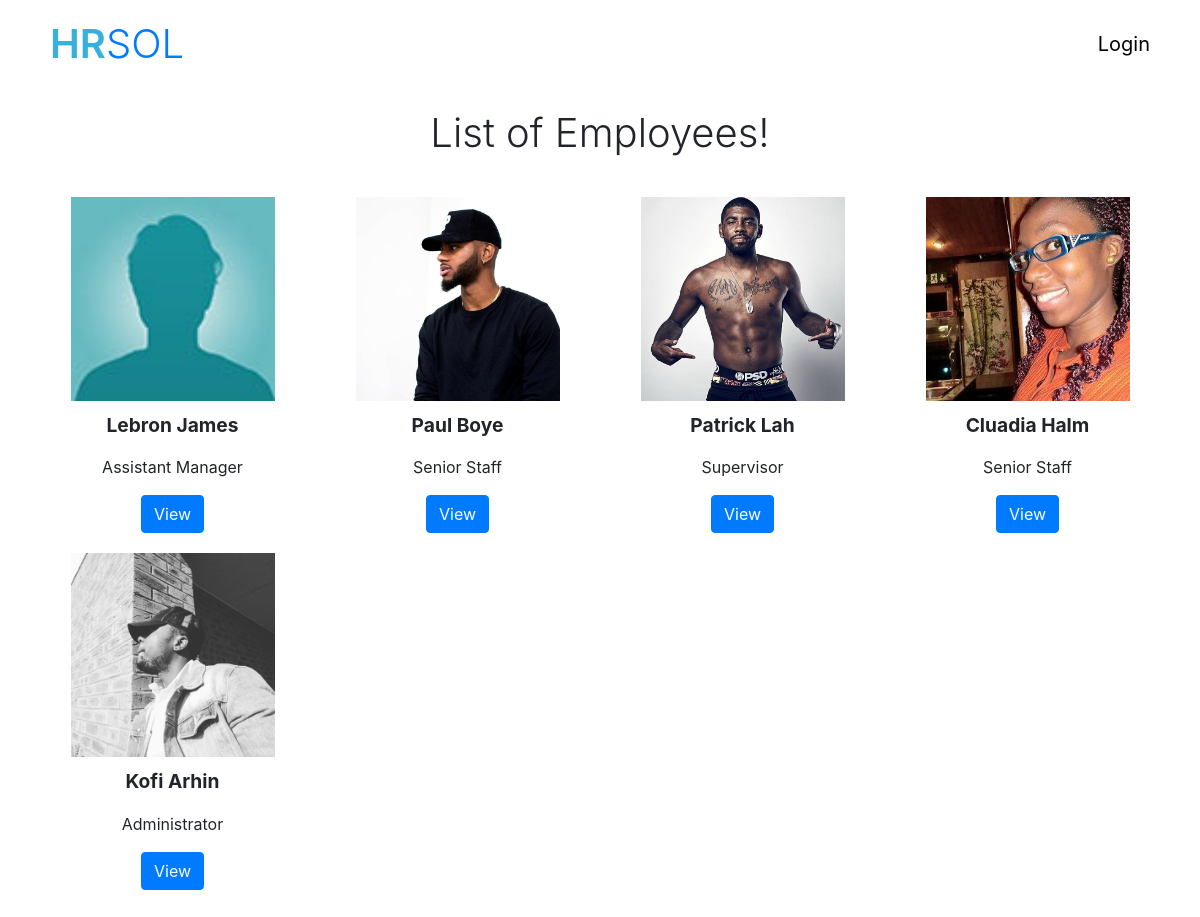
Page /employees.php on the committed database.
### tables this page shows
CREATE TABLE `users` (
  `id` int(11) NOT NULL,
  `first_name` varchar(256) NOT NULL,
  `last_name` varchar(256) NOT NULL,
  `email` varchar(256) NOT NULL,
  `contact` int(11) NOT NULL,
  `position_id` int(11) NOT NULL,
  `password` varchar(256) NOT NULL,
  `salt` varchar(256) NOT NULL,
  `profile_pic` varchar(256) NOT NULL DEFAULT 'default.jpg',
  `created_on` datetime NOT NULL
);

CREATE TABLE `positions` (
  `id` int(11) NOT NULL,
  `position_name` varchar(256) NOT NULL,
  `permissions` varchar(256) NOT NULL
);

### classes/config.php (called while the page is built)
<?php
	class Config {
		public static function get($path) {
			$path = explode('/', $path);
			$config = $GLOBALS['config'];
			foreach($path as $bit) {
				if(isset($config[$bit])) {
					$config  = $config[$bit];
				}
			}
			return $config;
		}
	}

### classes/db.php (called while the page is built, shortened)
<?php
class Db {
	private static $instance = null;
	private $pdo,
	$stmt,
	$result,
	$error = false,
	$count = 0;
	private function __construct() {
		$username = Config::get('mysql/user');
		$password = config::get('mysql/password');
		$dbname = config::get('mysql/dbname');
		$this->pdo = new PDO("mysql:host=localhost;dbname=".$dbname, $username, $password);
	}
	public static function get_instance() {
		if(!isset(self::$instance)) {
			self::$instance = new Db;
		}
		return self::$instance;
	}
	public function query($sql, $fields = array()) {
		if($this->stmt = $this->pdo->prepare($sql)) {
			if($this->stmt->execute()) {
				$this->result = $this->stmt->fetchAll(PDO::FETCH_OBJ);
				$this->count = $this->stmt->rowCount();
			} else {
				$this->error = true;
			}
		} else {
			$this->error = true;
		}
		return $this;
	}
		public function count() {
			return $this->count;
		}
		public function result() {
			return $this->result;
		}
	}

### classes/user.php (called while the page is built, shortened)
<?php
	class User Extends File {
		private $db = null,
				$emp_id,
				$session_name,
				$data = array(),
				$errors = array(),
				$logged_in = false,
				$passed = false;
		public function __construct($user = false) {
			$this->db = Db::get_instance();
			$this->session_name = Config::get("session/session_name");
		}
		public function logged_in() {
			return $this->logged_in;
		}
		public function get_all_users() {
				$sql = "select *,
						users.id as user_id
						from users
						inner join positions
						on users.position_id = positions.id
						order by users.created_on desc
						";
				$users = $this->db->query($sql);
				if($users->count()) {
					return $users->result();
				}
				return false;
		}
	}

### classes/session.php (called while the page is built, shortened)
<?php
	class Session {
		public static function exist($name) {
			return (isset($_SESSION[$name])) ? true : false;
		}
	}

### employees.php (the view)
<?php
require_once "header.php";
$datas = $user->get_all_users();
?>
<section id="employees">
	<div class="container">
		<h1 class="title text-center">List of Employees!</h1>
		<div class="row">
			<?php
			foreach($datas as $data) {
					$name = $data->first_name. " ".$data->last_name;
					$person_pic = $data->profile_pic;
					$position = $data->position_name;
					$person_id = $data->user_id;
				?>
				<div class="col-md-3 " >
					<div class="emp-unit">
						<div class="face" style="background-image: url(img/<?php echo $person_pic; ?>)">
						</div>
						<div class="content">
							<p class="name text-capitalize"><?php echo $name; ?></p>
							<p class="position text-capitalize"><?php echo $position; ?></p>
						</div>
					<a href="view_user.php?user_id=<?php echo $person_id; ?>" class="btn btn-primary">View</a>
					</div>
				</div>
				<?php
			}
			?>
		</div>
	</div>
</section>

### header.php (shortened to what this page needs)
<?php
$user = new User;
?>
<!DOCTYPE html>
<html lang="en">
<head>
	<link rel="stylesheet" href="https://stackpath.bootstrapcdn.com/font-awesome/4.7.0/css/font-awesome.min.css">
	<link rel="stylesheet" href="css/bootstrap.min.css">
	<link rel="stylesheet" href="css/styles.css">
</head>
<body>
	<header class="main-header">
		<div class="container">
			<h1 class="logo"><a href="index.php"><span>HR</span>SOL</a></h1>
			<nav>
				<?php
				if($user->logged_in()) {
					$dashpath = ($user->has_permission("admin")) ? "admin_dashboard.php" : "employee_dashboard.php";
					?>
					<a href="<?php echo $dashpath; ?>">Dashboard</a>
					<a href="profile.php?user_id=<?php echo $user->data()->id; ?>"><?php echo ucfirst($user->data()->first_name); ?></a>
					<a href="logout.php">Logout</a>
					<?php
				} else {
					?>
					<a href="login.php">Login</a>
					<?php
				}
				?>
			</nav>
		</div>
	</header>
	<?php
	include "session_messages.php";
	?>

### session_messages.php (shortened to what this page needs)
<div class="container">
		<div class="row justify-content-center">
				<div class="col-md-4">
				</div>
		</div>
</div>

### css/styles.css (style rules this page uses)
html { line-height: 1.15; -webkit-text-size-adjust: 100%; }
body { margin: 0; }
h1 { font-size: 2em; margin: 0.67em 0; }
a { background-color: transparent; }
* { box-sizing: border-box; }
html, body { padding-bottom: 50px; }
h1, h2, h3, h4, h5 { margin: 0px; padding: 0px; }
section { padding: 20px 0px; }
.title { margin-bottom: 1em; font-size: 2.5em; font-weight: 300; }
.emp-unit { text-align: center; margin-bottom: 20px; }
.emp-unit .face { width: 80%; padding-top: 80%; background-color: orange; background-size: cover; background-position: center; margin: 0 auto 0.6em; }
.emp-unit .content .name { font-size: 1.2em; font-weight: 700; }
.emp-unit .content .position { font-size: 1em; }
.main-header .container { display: flex; align-items: center; justify-content: space-between; padding: 20px; }
.main-header .container .logo { font-weight: 300; font-size: 2.5em; }
.main-header .container .logo span { color: #38B0DE; font-weight: 600; }
.main-header .container nav a { margin-left: 20px; font-size: 20px; color: black; }

### rows in the picture
users: profile_pic (placeholder picture), name "Lebron James", position.position_name "Assistant Manager"
users: profile_pic (picture), name "Paul Boye", position.position_name "Senior Staff"
users: profile_pic (picture), name "Patrick Lah", position.position_name "Supervisor"
users: profile_pic (picture), name "Cluadia Halm", position.position_name "Senior Staff"
users: profile_pic (picture), name "Kofi Arhin", position.position_name "Administrator"
